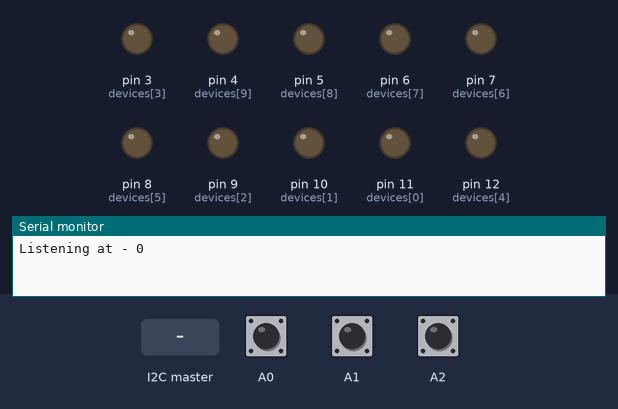
Bench run of a sketch on a simulated Arduino Uno, built with avr-gcc and run on an emulated ATmega328P. Shown: output pins drawn as LEDs (lit = HIGH), the last lines printed to the serial monitor. The inputs (shaded band) are chosen by the test bench; at power-on: A0 HIGH, A1 HIGH, A2 HIGH. Pins used as bus, display or sensor lines are not drawn.

Above: at 11.2 s.
11.3 s: the I2C master sends the byte 1
At 12.5 s:
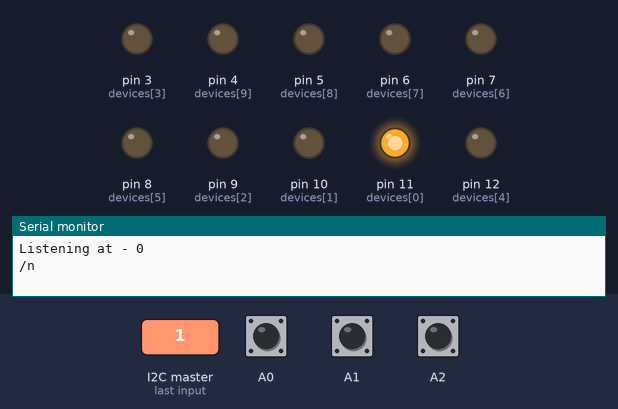
12.8 s: the I2C master sends the byte 2
At 13.7 s:
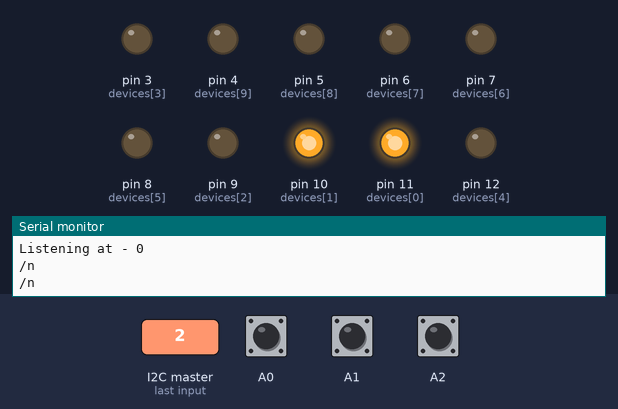
Timing chart, 0 to 15.8 s (numbered marks = the images above; inputs shaded):
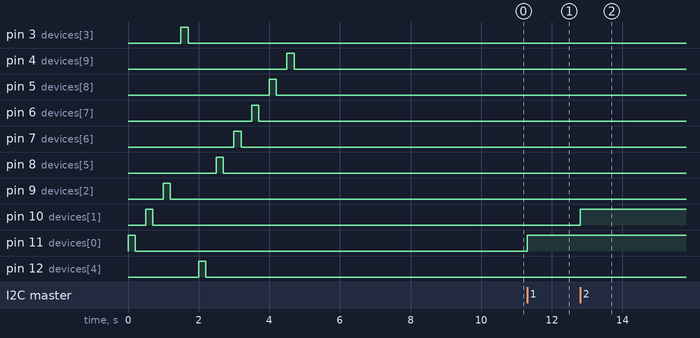

The sketch:

slave_receiver.ino
```cpp
#include <Wire.h>

int devices[] = {11,10,9,3,12,8,7,6,5,4};
void setup() {
  // To fetch i2c address from header
  pinMode(A0, INPUT_PULLUP);
  pinMode(A1, INPUT_PULLUP);
  pinMode(A2, INPUT_PULLUP);

  Wire.begin(getSlaveAddress());                // join i2c bus with address #8
  Wire.onReceive(receiveEvent); // register event
  Serial.begin(9600);           // start serial for output
  Serial.print("Listening at - ");
  Serial.println(getSlaveAddress());
  int devicesCount = sizeof(devices);
  for(int i =0; i<devicesCount; i++) {
    pinMode(devices[i], OUTPUT);
    digitalWrite(devices[i], HIGH);
    delay(200);
    digitalWrite(devices[i], LOW);
    delay(300);
  }
}

void loop() {
//  delay(100);
}

void receiveEvent(int howMany) {
    int deviceIndex = Wire.read();
    Wire.read();
    int state = Wire.read();
    Serial.print("/n");
//    Serial.print("dev ");
//    Serial.print(deviceIndex);
//    Serial.print("\tstate ");
//    Serial.println(state);

      if (state) {
        digitalWrite(devices[deviceIndex -1], HIGH);
        }
      else {
          digitalWrite(devices[deviceIndex -1], LOW);
        }
    Serial.write('\n');
}

int getSlaveAddress() {
  int pa0 = !(digitalRead(A0));
  int pa1 = !(digitalRead(A1));
  int pa2 = !(digitalRead(A2));
  int addr = pa0*1 + pa1*2 + pa2*4;
  return(addr);
}
```

Measured:
- after the input at 11.3 s, pin 11 (devices[0]): LOW → HIGH at once
- after the input at 12.8 s, pin 10 (devices[1]): LOW → HIGH at once
